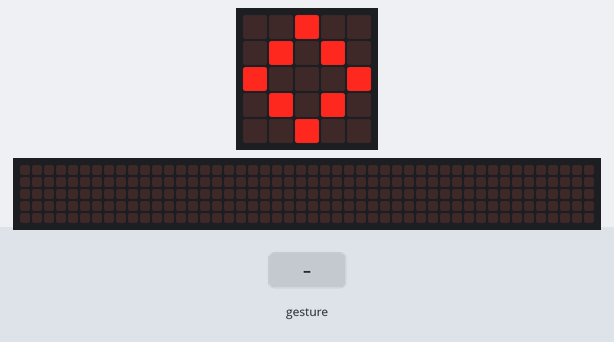
The program below on a simulated BBC micro:bit (MakeCode). Parts: the board's 5×5 LED display, a strip that is not on the board, showing the scrolling text unrolled. The test bench sets the inputs (shaded band). Random numbers come from a fixed seed; a tilt is held for 1.5 s and a shake lasts 1 s, then the board lies face up again; the 48×5 strip is a reading aid, not a part: it shows the text the display is scrolling, unrolled, one strip-width of it at a time.

Above: at 4.2 s.
4.3 s: gesture 'shake'
At 7.96 s:
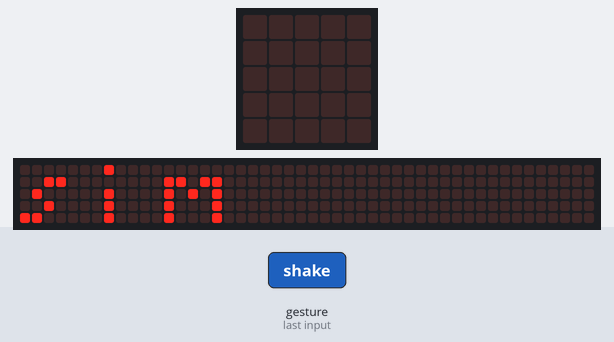
At 9.1 s:
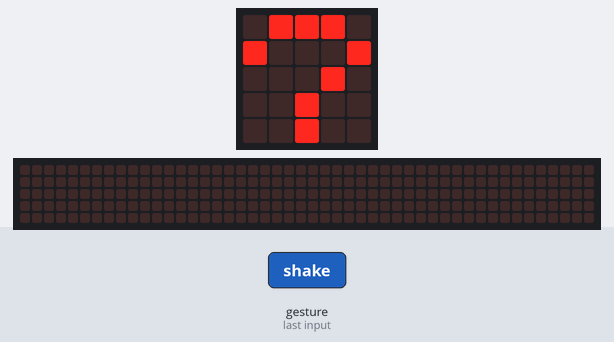
Timing chart, 0 to 10.6 s (numbered marks = the images above; inputs shaded):
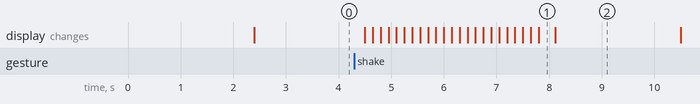

The program:

main.ts
```typescript
input.onGesture(Gesture.Shake, function () {
    if (randint(1, 2) == 1) {
        basic.showString("sim")
    } else {
        basic.showString("nao")
    }
    basic.showLeds(`
        . # # # .
        # . . . #
        . . . # .
        . . # . .
        . . # . .
        `)
    basic.pause(2000)
    basic.showIcon(IconNames.Diamond)
})
basic.showLeds(`
    . # # # .
    # . . . #
    . . . # .
    . . # . .
    . . # . .
    `)
basic.pause(2000)
basic.showIcon(IconNames.Diamond)
basic.forever(function () {

})
```

test.ts
```typescript
// testes vão aqui; isto não será compilado quando este pacote for usado como uma extensão.
```

Measured:
- after the input at 4.3 s, the display: first changes after 0.20 s (image 1 shows a later state)
